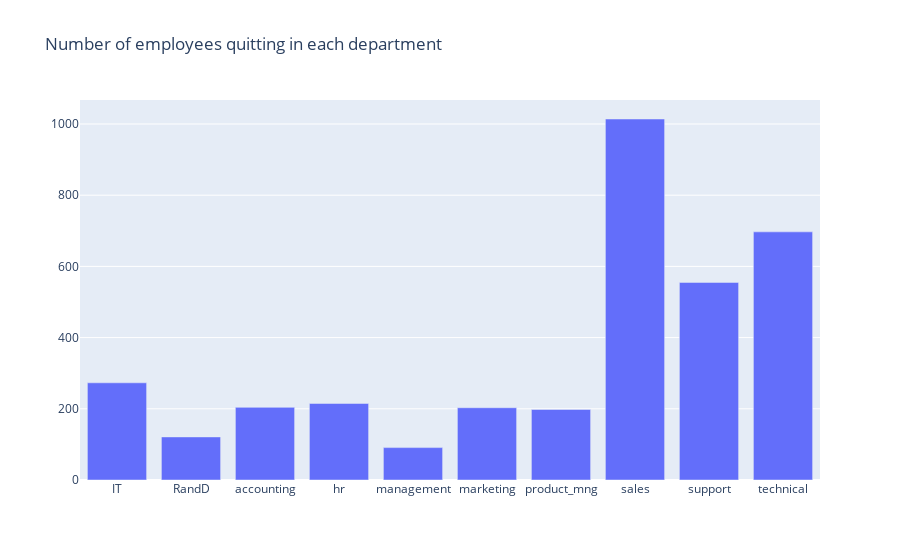

The notebook cell saved with this chart:
### Markdown cell above
### Number of employees quitting in each department

### Code cell
k=data[data.left==1].groupby('Department', as_index=False).left.count()
trace = go.Bar(x = k.Department,y = k.left)
layout = go.Layout(title='Number of employees quitting in each department')

fig = go.Figure(data = [trace], layout = layout)
iplot(fig)

### Figure 1 — Plotly figure (JSON) as saved in the notebook; plotly's stock layout.template omitted (floating-point values rounded to 4 significant figures)
{"data": [{"type": "bar", "x": ["IT", "RandD", "accounting", "hr", "management", "marketing", "product_mng", "sales", "support", "technical"], "y": [273, 121, 204, 215, 91, 203, 198, 1014, 555, 697]}], "layout": {"title": {"text": "Number of employees quitting in each department"}}}
